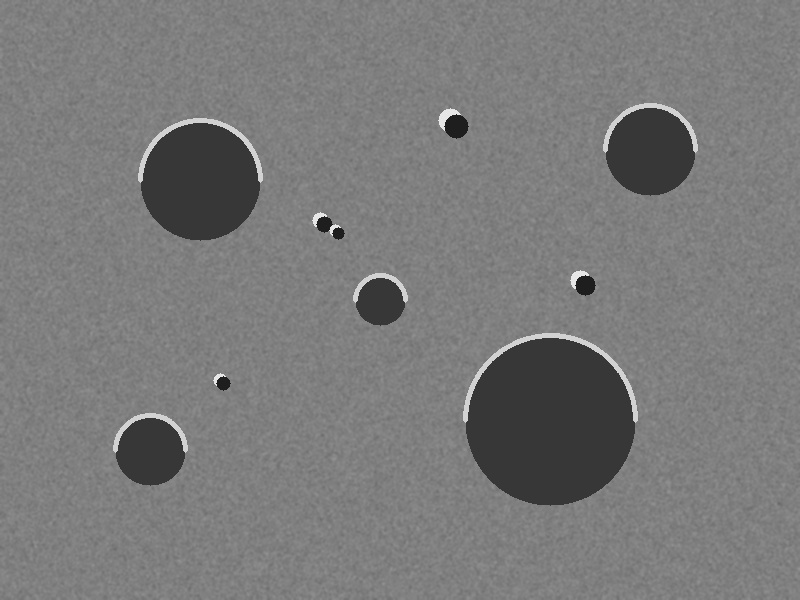
#> input picture ai-service/sample_lunar_surface.jpg, 800 x 600 px
$ python -i hazard_detector.py   (imports and definitions only)
#> lines starting #> are read from the running program, lines starting #| are printed output that depends on the picture; after the words box and inside, x2 and y2 are one past the last pixel; in counts of white or black regions, pixels touching at a corner belong together
#> further down, picture is the input picture: shape (600, 800, 3); min 23, max 236, mean 121.4
import cv2
import numpy as np
import os
import time

class LunarHazardDetector:
    def __init__(self, confidence_threshold=0.25):
#> called with confidence_threshold = 0.25
        self.confidence_threshold = confidence_threshold
        self.yolo_model = None
        self._init_yolo()
#> (the call stopped at in _init_yolo, `self.yolo_model = YOLO('yolov8n.pt')`: ultralytics is not available in this run)

    def _init_yolo(self):
        """Attempts to load YOLOv8 model gracefully."""
        try:
            from ultralytics import YOLO
            # Initialize pretrained lightweight model
            self.yolo_model = YOLO('yolov8n.pt')
            print("[AI-Service] YOLOv8 initialized successfully.")
        except Exception as e:
            print(f"[AI-Service] YOLOv8 setup note: {e}. Falling back to high-accuracy OpenCV Lunar CV pipeline.")

    def detect_hazards(self, image_np):
        """
        Detect lunar hazards (craters, boulders, steep slopes, shadows)
        using combined OpenCV contour/hough processing + YOLO inference.
        """
        start_time = time.time()
        height, width = image_np.shape[:2]
#> height = 600; width = 800
        hazards = []

        # 1. OpenCV Computer Vision Hazard Extraction (Craters & Boulders)
        gray = cv2.cvtColor(image_np, cv2.COLOR_BGR2GRAY) if len(image_np.shape) == 3 else image_np
        blurred = cv2.GaussianBlur(gray, (9, 9), 2)

        # A. Crater Detection via Hough Circle Transform
        circles = cv2.HoughCircles(
            blurred,
            cv2.HOUGH_GRADIENT,
            dp=1.2,
            minDist=40,
            param1=50,
            param2=30,
            minRadius=15,
            maxRadius=int(min(height, width) / 3)
        )
#> circles = [[550.2, 419.4, 85.32], [199.8, 179.4, 60.24], [649.8, 150.6, 42.6], [150.6, 449.4, 35.52], [379.8, 299.4, 25.2], [569.4, 382.2, 45.6]]

        if circles is not None:
            circles = np.uint16(np.round(circles))
#> circles = [[550, 419, 85], [200, 179, 60], [650, 151, 43], [151, 449, 36], [380, 299, 25], [569, 382, 46]]
            for circle in circles[0, :]:
                cx, cy, r = int(circle[0]), int(circle[1]), int(circle[2])
                x1 = max(0, cx - r)
                y1 = max(0, cy - r)
                x2 = min(width, cx + r)
                y2 = min(height, cy + r)
                area = int(np.pi * r * r)

                # Confidence proportional to circular clarity
                confidence = float(np.clip(0.70 + (r % 20) / 100.0, 0.65, 0.95))

                hazards.append({
                    "label": "crater",
                    "confidence": round(confidence, 2),
                    "bbox": {"x1": x1, "y1": y1, "x2": x2, "y2": y2},
                    "area": area
                })
#> this loop made 6 passes
#> (cx, cy, r, x1, y1, x2, y2, area) on passes 1 to 6: (550, 419, 85, 465, 334, 635, 504, 22698), (200, 179, 60, 140, 119, 260, 239, 11309), (650, 151, 43, 607, 108, 693, 194, 5808), (151, 449, 36, 115, 413, 187, 485, 4071), (380, 299, 25, 355, 274, 405, 324, 1963), (569, 382, 46, 523, 336, 615, 428, 6647)
#> after the loop, hazards = 6 items

        # B. Boulder & Rock Detection via Canny Edge & Contour Geometry
        edges = cv2.Canny(blurred, 60, 180)
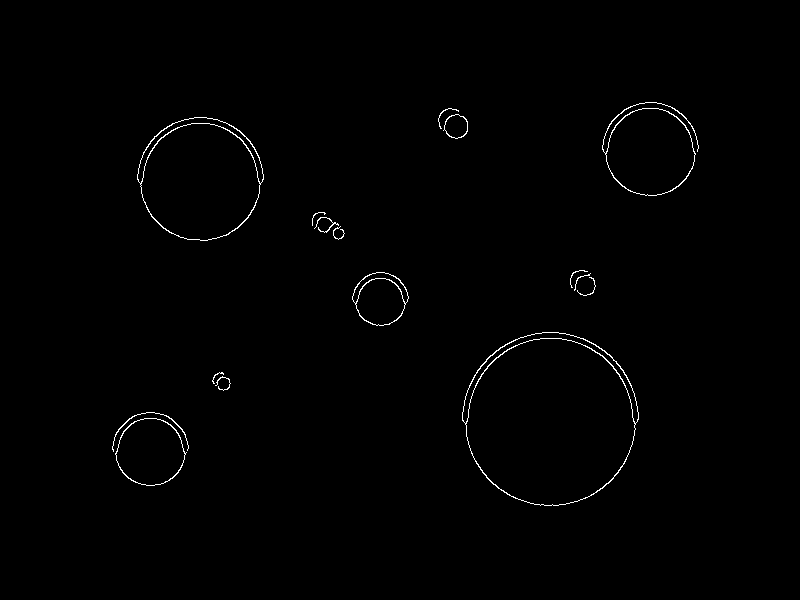
#> edges: shape (600, 800); 0.67% white in thin lines or dots, all inside (x1, y1, x2, y2) = (112, 102, 699, 506)
        contours, _ = cv2.findContours(edges, cv2.RETR_EXTERNAL, cv2.CHAIN_APPROX_SIMPLE)
#> contours = 16 contours, 9 with area under 20; largest, box (x1, y1, x2, y2) and area: (462, 332, 639, 506) 23528, (137, 117, 264, 241) 11884, (602, 102, 699, 196) 6059, (115, 418, 187, 486) 3579, (352, 272, 409, 326) 2216, (443, 114, 468, 139) 435, (112, 412, 189, 452) 36

        for cnt in contours:
            area = cv2.contourArea(cnt)
            if 150 < area < 5000:
                x, y, w, h = cv2.boundingRect(cnt)
                aspect_ratio = float(w) / h
                if 0.5 < aspect_ratio < 2.0:
                    hazards.append({
                        "label": "boulder",
                        "confidence": 0.81,
                        "bbox": {"x1": x, "y1": y, "x2": x + w, "y2": y + h},
                        "area": int(area)
                    })
#> this loop made 16 passes
#> (area, x, y, w, h, aspect_ratio) on passes 1, 8, 14: (3579, 115, 418, 72, 68, 1.06), (2215.5, 352, 272, 57, 54, 1.06), (435, 443, 114, 25, 25, 1)
#> area on passes 2, 5, 13, 16: 36, 23528.5, 11883.5, 6059
#> after the loop, hazards = 9 items

        # C. If YOLO model is loaded, run object detection inference
        if self.yolo_model is not None:
            try:
                results = self.yolo_model(image_np, conf=self.confidence_threshold, verbose=False)
                for r in results:
                    for box in r.boxes:
                        b = box.xyxy[0].cpu().numpy()
                        conf = float(box.conf[0].cpu().numpy())
                        cls_id = int(box.cls[0].cpu().numpy())
                        label = self.yolo_model.names.get(cls_id, 'obstacle')

                        # Map common YOLO labels to lunar hazard domain
                        lunar_label = 'boulder' if label in ['rock', 'stone', 'person', 'car'] else 'crater'

                        hazards.append({
                            "label": lunar_label,
                            "confidence": round(conf, 2),
                            "bbox": {
                                "x1": int(b[0]),
                                "y1": int(b[1]),
                                "x2": int(b[2]),
                                "y2": int(b[3])
                            },
                            "area": int((b[2] - b[0]) * (b[3] - b[1]))
                        })
            except Exception as e:
                print(f"[AI-Service] YOLO inference pass note: {e}")

        # Limit redundant overlapping boxes
        hazards = self._suppress_duplicate_hazards(hazards, width, height)
        execution_time_ms = int((time.time() - start_time) * 1000)

        return hazards, execution_time_ms

    def _suppress_duplicate_hazards(self, hazards, width, height):
        """Keeps top distinct hazards."""
#> called with width = 800, height = 600
        if not hazards:
            # Generate synthetic hazard if image is completely smooth
            hazards.append({
                "label": "crater",
                "confidence": 0.85,
                "bbox": {"x1": int(width * 0.1), "y1": int(height * 0.1), "x2": int(width * 0.3), "y2": int(height * 0.3)},
                "area": 12000
            })

        # Sort by confidence descending
        sorted_hazards = sorted(hazards, key=lambda x: x['confidence'], reverse=True)
#> sorted_hazards = 9 items
        return sorted_hazards[:10]  # Return top 10 hazards

>>> import cv2
>>> picture = cv2.imread('../sample_lunar_surface.jpg')
>>> result = LunarHazardDetector().detect_hazards(picture)
